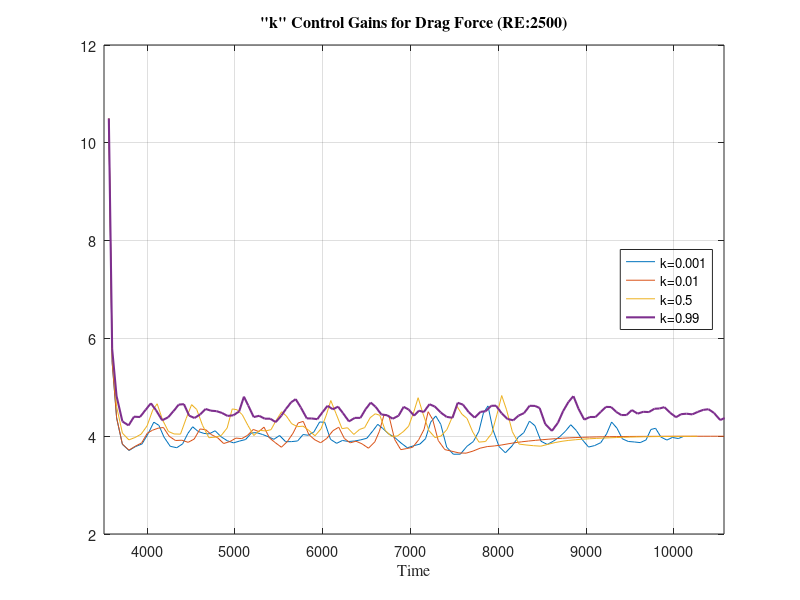

This chart was generated by the following MATLAB code: (Note: this script raises an error after producing the figure.)
clear variables; 
%%%%%%%%%%%%%%%%%%%%%%%%%%%%%%%%%%%%%%%%%%%%%%%%%%% k control gains for 2500 drag.out
%%%%%%%%%%%%%%%%%%%%%%%%%%%%%%%%%%%%%%% k=0.001
k_001=[3565.103853	10.49721374
3602.846247	5.508834267
3653.789263	4.370940418
3719.270352	3.833895
3794.383636	3.707819791
3866.999504	3.78664261
3943.020862	3.841832592
4013.084437	4.053333196
4076.854201	4.287195335
4135.246477	4.221502207
4193.443482	3.981183219
4264.05405	3.793209358
4338.669761	3.764592046
4405.067075	3.842902559
4465.033907	4.056869435
4519.614168	4.192811437
4581.133613	4.098119718
4647.885088	4.056754263
4706.656926	4.047590158
4775.257187	4.111041913
4842.919674	3.988992915
4912.90961	3.907863739
4985.290338	3.863608736
5053.982545	3.900921906
5121.656218	3.93159938
5190.283855	4.06749069
5248.582324	4.072134337
5315.36034	4.034860857
5377.559036	3.991471633
5443.625894	3.936200704
5509.480379	4.013897334
5577.861271	3.888049919
5645.455028	3.88925693
5714.850957	3.902811452
5776.904399	4.033959885
5835.147301	4.019660506
5900.244471	4.087898269
5965.253316	4.29110568
6023.329323	4.283758466
6089.371552	3.935326793
6159.095875	3.854324199
6225.289145	3.912955492
6294.634965	3.891437437
6365.190574	3.902067596
6434.503006	3.926037816
6503.150888	3.957824777
6572.424304	4.112523288
6627.353462	4.242973861
6683.546001	4.159341456
6748.945296	4.050820477
6818.859414	3.976609007
6890.200328	3.863765388
6964.162162	3.762999036
7036.912737	3.804691424
7107.747882	3.839631161
7170.985628	3.948470119
7229.537807	4.286056446
7287.878007	4.413780836
7344.67592	4.2432891
7412.153832	3.775830507
7488.431642	3.631126497
7567.959727	3.632710932
7643.036948	3.793425066
7715.760832	3.891252439
7778.790433	4.101226514
7830.857219	4.477008827
7882.685792	4.619419278
7939.423156	4.130686621
8008.260532	3.788514233
8080.784156	3.660629186
8155.186958	3.799181728
8226.577459	3.97752986
8290.891892	4.073459848
8354.820202	4.308196241
8417.230733	4.214388312
8486.309734	3.896468229
8557.687529	3.831327008
8624.799124	3.896546411
8694.771361	3.982464934
8761.568082	4.096523696
8824.916968	4.234479865
8888.51908	4.11548389
8957.385465	3.926844421
9027.618443	3.778439079
9096.167453	3.807858228
9166.690706	3.868035062
9232.570416	4.046231625
9290.438818	4.290605046
9350.748301	4.164195684
9412.920878	3.946470856
9480.007694	3.892301314
9550.20154	3.881853675
9615.875208	3.869178136
9681.960833	3.923466699
9737.779482	4.137576911
9790.554944	4.162089781
9852.052385	3.982343849
9919.191685	3.920743472
9982.169925	3.974472436
10050.09825	3.952355499
10109.16822	3.995417857];
%%%%%%%%%%%%%%%%%%%%%%%%%%%%%%%%%%%%%%% k=0.01
k_01=[3565.103853	10.49721374
3602.8458	5.511473558
3653.778304	4.375189861
3719.295107	3.83917183
3794.387823	3.714515055
3866.43406	3.795859294
3938.648752	3.863343411
4003.541482	4.062516841
4062.66541	4.122661381
4126.213875	4.163971912
4186.681195	4.178114402
4252.237807	3.998689183
4323.802111	3.912056798
4396.968878	3.918055783
4468.330004	3.874811401
4537.108528	3.94179441
4603.277786	4.147833481
4667.501561	4.132925049
4736.172001	4.027910818
4802.902791	3.969963884
4872.992847	3.850324377
4944.468121	3.891546455
5012.866326	3.961359842
5078.883342	3.950189547
5145.808822	4.019319308
5209.801155	4.138260703
5273.221331	4.094257064
5332.00658	4.185232834
5394.216348	3.965186117
5457.469076	3.871942978
5530.307668	3.774485784
5598.413017	3.892596054
5662.903877	4.062457788
5720.748258	4.270641485
5778.875638	4.303117883
5842.901796	4.031498406
5910.273686	3.926739358
5976.572525	3.865723055
6047.05907	3.955227767
6117.403283	4.113280546
6182.692973	4.183686671
6246.858095	3.953827436
6313.645617	3.864419015
6378.919931	3.897775924
6446.992338	3.84481935
6521.69764	3.754601816
6593.379079	3.883698417
6646.298992	4.102180344
6698.870826	4.438448661
6754.496108	4.419629349
6819.033876	3.936028246
6889.299664	3.72481595
6957.594932	3.747667971
7023.472573	3.772471788
7093.168206	3.925677689
7154.750047	4.139943979
7200.901011	4.500790511
7252.444854	4.342436896
7315.607766	3.912576305
7390.550666	3.726432442
7470.079607	3.69286176
7550.843021	3.658338804
7632.446296	3.653089627
7712.194592	3.69594995
7792.751318	3.754925282
7873.85578	3.787822313
7953.916433	3.800450745
8032.804291	3.818978672
8110.900294	3.844002063
8188.95713	3.866969439
8266.695375	3.885613463
8344.1351	3.90109257
8421.470873	3.914963811
8498.793255	3.927739791
8576.021446	3.939366117
8653.122976	3.949651258
8730.107231	3.958521307
8807.003395	3.966025521
8883.831274	3.972288077
8960.602752	3.977463733
9037.329223	3.981711576
9114.021435	3.985181088
9190.688813	3.988005443
9267.339846	3.990299112
9343.981852	3.992158683
9420.620233	3.993664523
9497.258735	3.994882816
9573.900778	3.995867803
9650.548857	3.996663767
9727.204063	3.997306743
9803.867484	3.997825967
9880.539957	3.998245158
9957.221365	3.998583529
10033.91185	3.998856614
10110.61134	3.999076984
10187.3193	3.999254795
10264.03497	3.999398257
10340.75775	3.999513993
10417.48719	3.999607355
10494.22307	3.999682665
10570.96499	3.999743411];
%%%%%%%%%%%%%%%%%%%%%%%%%%%%%%%%%%%%%%% k=0.5
k_5=[3565.103853	10.49721374
3602.814584	5.651870174
3653.242505	4.605831004
3719.703229	4.063545007
3793.28595	3.924714466
3862.273006	3.972615492
3932.571935	4.041737061
4000.794734	4.212420056
4064.385292	4.532010589
4115.488447	4.663517052
4176.358546	4.335180782
4243.198823	4.097551552
4307.698548	4.046033631
4381.004792	4.042260729
4445.552415	4.362447685
4507.493007	4.645445523
4565.468925	4.547112038
4632.392423	4.219667085
4704.668432	3.969233183
4776.645901	3.980835472
4844.529562	4.013381064
4912.349129	4.168297773
4970.127242	4.558175161
5024.975535	4.540890557
5084.44009	4.439749139
5149.219287	4.219590597
5215.659406	4.014365617
5282.41286	4.119024073
5349.419986	4.108495527
5411.837844	4.133290147
5473.69835	4.333618714
5532.775811	4.499815088
5586.247714	4.413006728
5646.961491	4.255805878
5712.800925	4.195494109
5777.117058	4.204848724
5841.189601	4.120367712
5912.690777	4.00867163
5980.575759	4.14888453
6041.752942	4.433386108
6092.547502	4.729487534
6152.263969	4.462161742
6220.412719	4.154580737
6282.700282	4.172779087
6354.705351	4.036261522
6419.935845	4.138279852
6478.099217	4.175099267
6540.482964	4.377886598
6598.602445	4.458563629
6650.744302	4.427616283
6713.357435	4.115258705
6783.85978	3.997227097
6850.090679	4.002841924
6917.391364	4.09208962
6978.994672	4.204973773
7039.445531	4.506990329
7086.966019	4.787044158
7141.333682	4.466212952
7208.938682	4.116564677
7280.216151	3.97130837
7348.186479	4.003929874
7415.10162	4.137155723
7471.006325	4.372252744
7526.262529	4.61927572
7585.545791	4.450589199
7644.292162	4.362210864
7708.240134	4.088086967
7779.904003	3.879343257
7854.237319	3.891414891
7925.331167	4.055946106
7985.307519	4.448138633
8038.654558	4.83150787
8093.909477	4.539415467
8160.255241	4.090058745
8236.883613	3.838197073
8315.735212	3.820928365
8399.425341	3.80593128
8483.534236	3.79597895
8566.051474	3.83374819
8646.489064	3.870120549
8725.180601	3.896195764
8803.187072	3.914732173
8881.539475	3.928419845
8960.118084	3.939143993
9038.319624	3.947578703
9116.161365	3.954828826
9193.688569	3.961462589
9270.913366	3.967530096
9347.896245	3.972967598
9424.696395	3.97773344
9501.354663	3.981824103
9577.904443	3.98527046
9654.371426	3.988130717
9730.774077	3.990475867
9807.12703	3.992380518
9883.442472	3.993915914
9959.731185	3.995146482
10036.00317	3.996128354
10112.26686	3.996909119
10188.5295	3.997528321
10264.79651	3.9980184];
%%%%%%%%%%%%%%%%%%%%%%%%%%%%%%%%%%%%%%% k=0.99
k_99=[3565.103853	10.49721374
3602.780701	5.785891631
3652.737322	4.822212816
3719.481382	4.301730759
3790.057355	4.220526871
3851.653684	4.399093377
3919.801232	4.392120066
3983.414687	4.538526875
4044.160338	4.672827903
4102.816805	4.530390058
4172.170262	4.325249434
4239.293322	4.385328108
4301.123999	4.51201354
4361.200543	4.6461982
4420.00079	4.655186725
4479.585497	4.420590917
4540.273059	4.372269188
4605.240502	4.444826403
4667.326555	4.55655782
4727.343724	4.521869862
4790.61726	4.512350327
4853.499643	4.475580639
4917.258027	4.414682612
4983.159089	4.428023781
5048.39794	4.505260851
5103.426045	4.80842965
5152.282406	4.628275495
5214.550365	4.391317505
5276.793476	4.416991135
5340.208135	4.358337512
5402.559723	4.357953986
5465.617882	4.287789314
5530.028982	4.421240582
5580.596924	4.554091605
5640.425691	4.691771872
5692.727284	4.757738848
5750.749226	4.588325466
5819.13987	4.364367663
5876.1456	4.362434265
5938.815288	4.348155961
5999.964666	4.494653322
6055.595328	4.621351246
6116.232069	4.550687501
6175.161784	4.604001408
6231.437565	4.470661105
6299.155403	4.302565686
6366.154113	4.374840152
6430.275591	4.374688304
6489.646403	4.554481247
6547.220576	4.686683693
6601.902124	4.602705036
6667.889447	4.44479244
6732.427962	4.428951921
6797.58112	4.357041678
6864.619245	4.419818563
6922.175085	4.600798717
6980.210266	4.54409647
7041.164416	4.419381719
7097.330742	4.522436341
7151.591187	4.493885045
7215.769122	4.653821325
7276.415374	4.606533052
7343.617414	4.485484708
7410.883345	4.395964017
7478.435929	4.376151676
7537.638858	4.68368757
7597.214521	4.646171367
7662.258928	4.49406019
7730.565038	4.379746062
7795.600854	4.496894132
7856.41028	4.511228833
7919.426179	4.621893902
7973.897721	4.623560759
8038.573335	4.467611685
8103.951894	4.351967704
8171.728039	4.32523741
8229.70791	4.420434055
8293.57381	4.472961743
8356.494704	4.622216852
8417.944875	4.619252003
8470.367648	4.577144803
8534.947201	4.246657457
8610.626797	4.108135541
8679.214088	4.275506553
8737.801902	4.512195835
8799.867101	4.703406998
8855.484521	4.819001049
8913.813722	4.558648854
8978.609068	4.338881008
9042.92856	4.392470538
9107.633129	4.393240089
9167.059515	4.498332907
9226.834665	4.599310466
9283.912858	4.596234052
9343.587571	4.496013153
9400.49693	4.432597593
9461.533765	4.433521755
9521.348651	4.534681501
9585.947248	4.461128488
9650.493165	4.49888079
9714.366729	4.49379282
9778.557508	4.561481339
9834.907158	4.566505588
9890.4224	4.593486838
9955.016809	4.481958355
10023.26025	4.387838573
10081.57863	4.450542591
10144.07717	4.459988826
10208.5574	4.446424376
10271.34567	4.497250709
10333.41241	4.538165522
10393.72031	4.551701331
10456.96215	4.475015168
10526.09084	4.330206588
10596.21087	4.38607466
10662.43517	4.486244817
10726.07939	4.514178828
10787.42593	4.526389451
10848.85561	4.50911061
10914.75452	4.563786165
10974.99246	4.655158654
11037.96843	4.570016492
11101.95738	4.381988169
11166.12346	4.408054856
11233.37473	4.408784492
11294.80394	4.468981757
11360.69682	4.47724055
11419.80758	4.596471448
11477.96078	4.659486527
11539.30621	4.480359429
11604.67178	4.457702511
11672.09228	4.407676483
11737.68204	4.474591451
11805.12768	4.406148256
11873.19935	4.34342556
11940.69331	4.305987576
12005.97963	4.388085765
12071.48653	4.573474885
12127.56232	4.783965253
12184.13627	4.715726545
12240.39447	4.544698974
12295.57739	4.36232205
12365.91186	4.164986907
12442.28719	4.15366768
12508.97256	4.338547525
12572.68552	4.687544854
12619.64882	5.035450101
12678.3365	4.552717995
12743.66461	4.30898252
12808.29091	4.218232867
12870.99853	4.249302751
12932.09493	4.443903802
12987.5483	4.665446029
13043.30398	4.722429407
13105.92408	4.563812417
13171.64058	4.417561609
13234.96907	4.405152606
13303.01086	4.289424544
13371.93622	4.368664037
13434.94175	4.669110639
13489.29338	4.807024326
13548.73678	4.571683556
13613.71735	4.366874673
13677.99612	4.316949802
13745.07258	4.322460396
13805.50149	4.467731827
13863.13919	4.748003568
13919.88303	4.566946763
13976.66795	4.501019024
14037.13321	4.483750883
14103.71407	4.414251639
14161.78289	4.540732874
14226.6583	4.634360876
14288.83011	4.513500446
14353.78527	4.448945567
14417.8629	4.548921384
14476.2622	4.552276027
14538.56966	4.557649922
14606.39799	4.493329696
14668.14638	4.478422209
14734.57734	4.310717964
14799.29112	4.333964661
14865.34422	4.44583282
14922.27236	4.753878463
14977.29176	4.773384899
15034.07299	4.608609662
15094.95309	4.357050355
15161.02678	4.33364425
15227.59384	4.428014164
15289.70684	4.583690119
15348.47252	4.595421267
15412.2816	4.527715154
15478.53184	4.449815054
15543.44149	4.614174312
15607.02904	4.682031927
15669.43137	4.448385389
15731.90982	4.294734363
15796.18071	4.2501773
15865.44058	4.192396825
15937.55448	4.214015629
16006.69371	4.305208952];
%%%%%%%%%%%%%%%%%%%%%%%%% PLOTS
plot(k_001(:,1),k_001(:,2),k_01(:,1),k_01(:,2),k_5(:,1),k_5(:,2),k_99(:,1),k_99(:,2),'LineWidth',1.5);
xlim([3510 10570])
%ylim([0 12])
grid;
xlabel('Time','FontName','Times');
title('"k" Control Gains for Drag Force (RE:2500)','FontName','Times');
legend({'k=0.001','k=0.01','k=0.5','k=0.99'},"Location","east");
set(gcf, 'color', 'none');
set(legend,'color','none');
set(gca, 'color', 'none','FontSize',10.5); 
export_fig('k_Drag_2500.png', '-png', '-eps', '-transparent','-m5');
